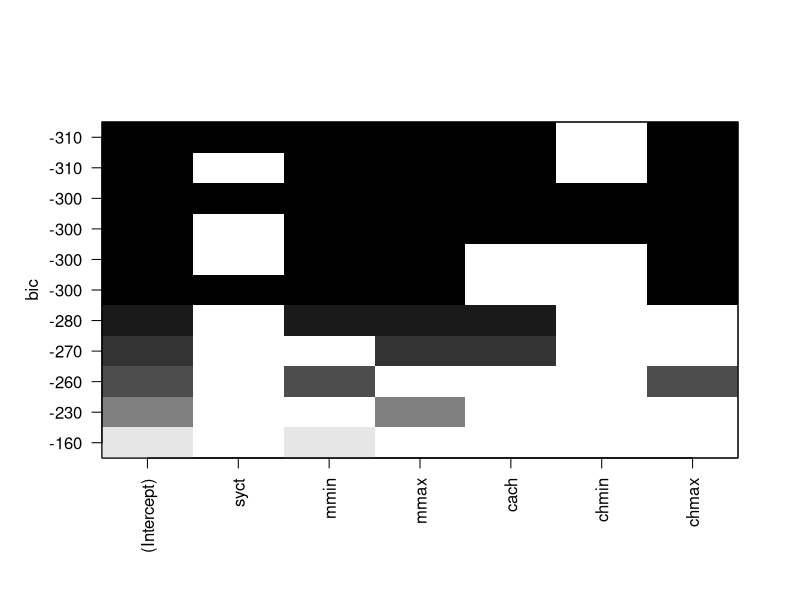
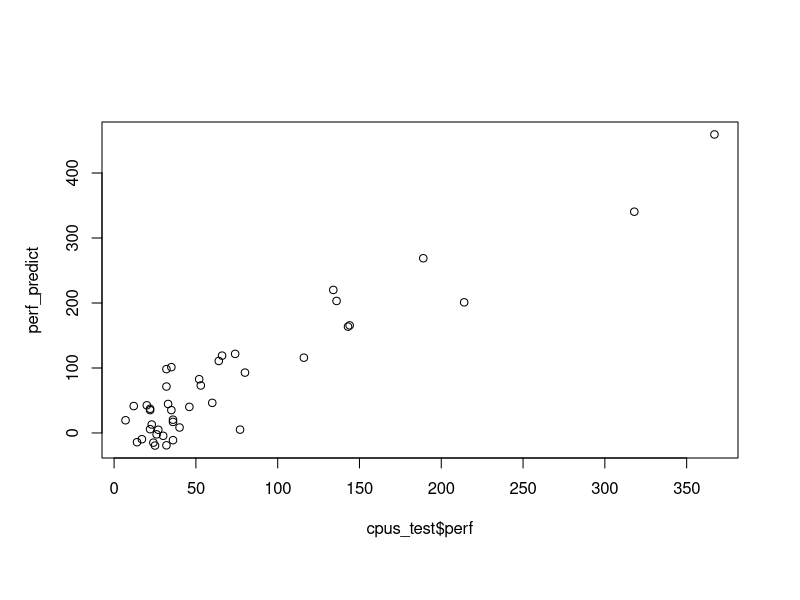

These charts were generated, in order, by the following R code:
library("dplyr")
library("ggplot2")
library(tidyr)
library(MASS)
data(cpus)

# Split into two subsets
sample_index <- sample(nrow(cpus),nrow(cpus)*0.8)
cpus_train <- cpus[sample_index,]
cpus_test  <- cpus[-sample_index,]


# fit model and predict it 


# get the best linear model

library(leaps)
subset_result <- regsubsets(perf ~ syct+mmin+mmax+cach+chmin+chmax, data=cpus_train, nbest=2, nvmax = 6)
plot(subset_result, scale="bic")

# best model
model_log <- lm( perf ~ syct+mmin+mmax+cach+chmax, data=cpus_train )

# Get estimates
summary(model_log)

perf_predict <- predict(model_log,cpus_test)

# Compare predicted values with actual values 
plot(cpus_test$perf, perf_predict)

# Correlation coefficients
cor(cpus_test$perf, perf_predict) #0.97

# Mean predicted value
mean(perf_predict) #70.68673

# Mean actual value
mean(cpus_test$perf) #77.5

# Relative mean bias
(mean(perf_predict) - mean(cpus_test$perf))/
  mean(cpus_test$perf)*100 #-8.79132
